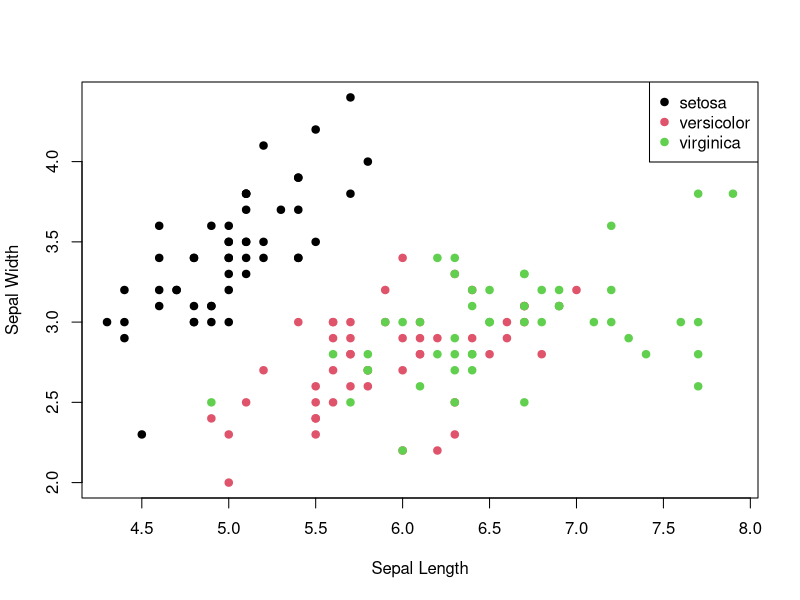
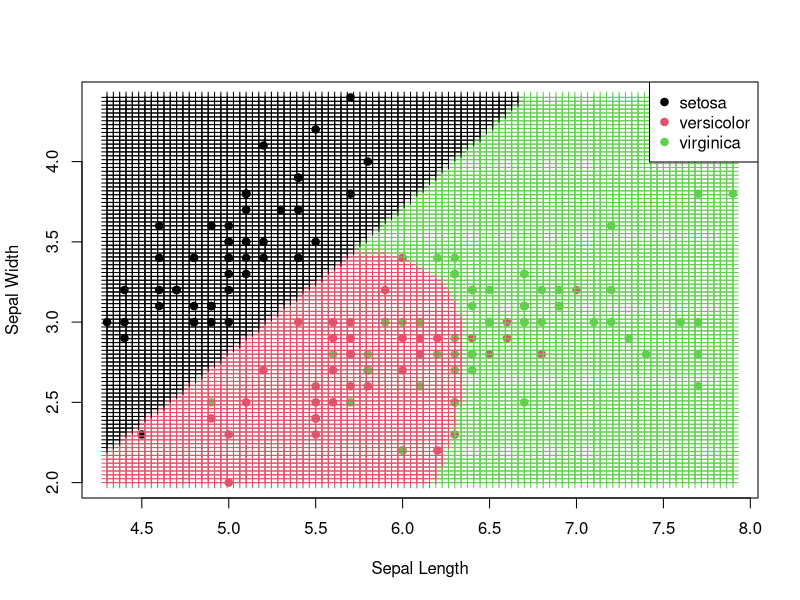

These figures' R source, in order:
install.packages("MASS")
library(MASS)


data(iris)
data <- iris[, c("Sepal.Length", "Sepal.Width", "Species")]

plot(data$Sepal.Length, data$Sepal.Width, col = as.numeric(data$Species),
     xlab = "Sepal Length", ylab = "Sepal Width", pch = 19)
legend("topright", legend = levels(data$Species), col = 1:3, pch = 19)

# -------------------------------------

qda_model <- qda(Species ~ Sepal.Length + Sepal.Width, data = data)

sepal_length_range <- seq(min(data$Sepal.Length), max(data$Sepal.Length), length.out = 100)
sepal_width_range <- seq(min(data$Sepal.Width), max(data$Sepal.Width), length.out = 100)
grid <- expand.grid(Sepal.Length = sepal_length_range, Sepal.Width = sepal_width_range)
grid_pred <- predict(qda_model, grid)$class

plot(data$Sepal.Length, data$Sepal.Width, col = as.numeric(data$Species), pch = 19,
     xlab = "Sepal Length", ylab = "Sepal Width")
points(grid$Sepal.Length, grid$Sepal.Width, col = as.numeric(grid_pred), pch = 3)
legend("topright", legend = levels(data$Species), col = 1:3, pch = 19)

lda_model <- lda(Species ~ Sepal.Length + Sepal.Width, data = data)
lda_pred <- predict(lda_model, data)$class
qda_pred <- predict(qda_model, data)$class

# Tabela wyników
table(LDA = lda_pred, QDA = qda_pred)

lda_accuracy <- mean(lda_pred == data$Species)
qda_accuracy <- mean(qda_pred == data$Species)
cat("Dokładność LDA:", lda_accuracy, "\nDokładność QDA:", qda_accuracy)

# ------------------------------------

lda_model_full <- lda(Species ~ ., data = iris)
qda_model_full <- qda(Species ~ ., data = iris)

lda_pred_full <- predict(lda_model_full, iris)$class
qda_pred_full <- predict(qda_model_full, iris)$class


lda_accuracy_full <- mean(lda_pred_full == iris$Species)
qda_accuracy_full <- mean(qda_pred_full == iris$Species)

cat("Dokładność LDA (pełne dane):", lda_accuracy_full, "\nDokładność QDA (pełne dane):", qda_accuracy_full)

cat("Czy dokładność różni się przy pełnych danych vs dwóch cechach?\n")
cat("LDA - różnica:", lda_accuracy_full - lda_accuracy, "\n")
cat("QDA - różnica:", qda_accuracy_full - qda_accuracy, "\n")
